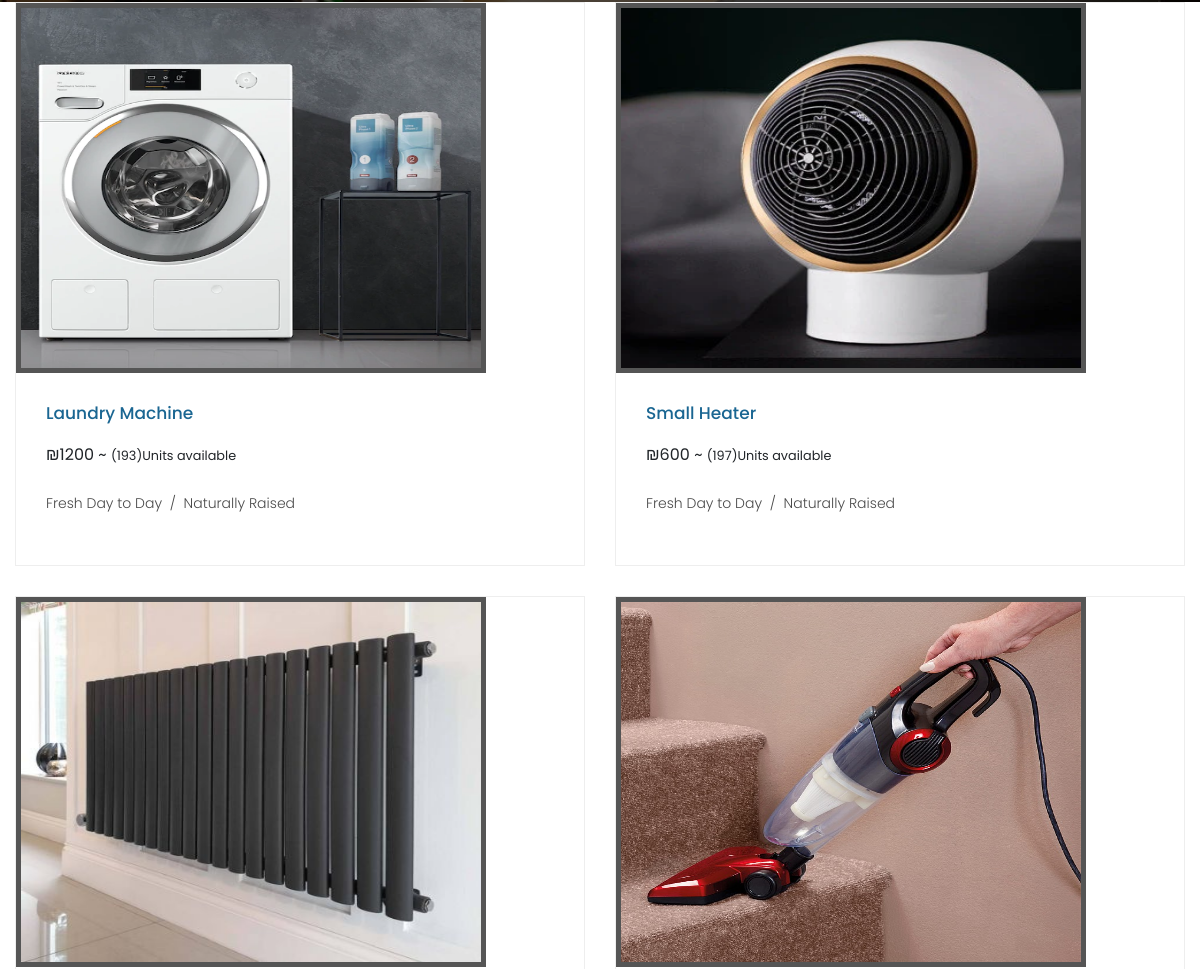
The app's page /HomeTools.php (middle part), older data.
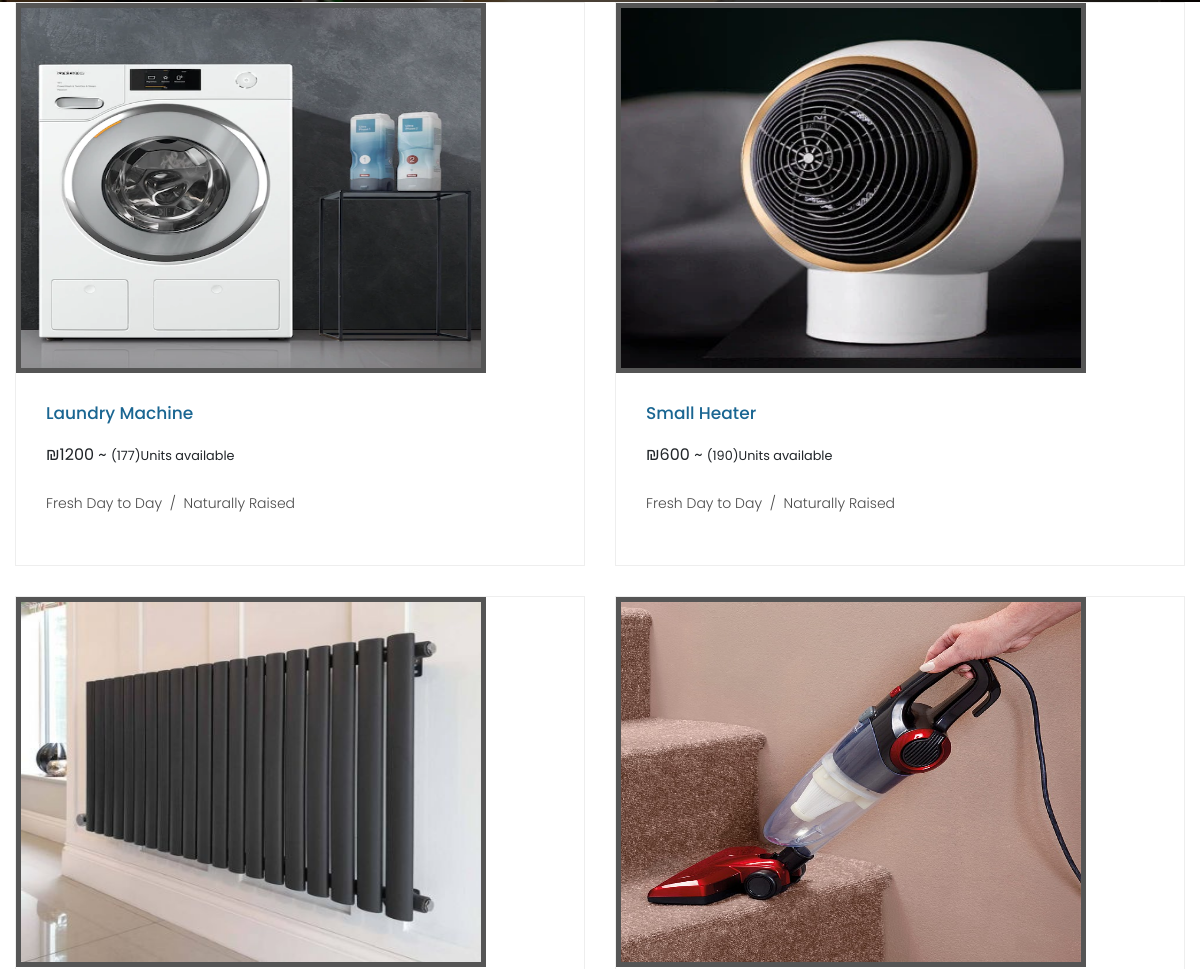
The same page, newer data.
### tables this page shows
CREATE TABLE `items` (
  `Barcode` int(11) NOT NULL,
  `Name` varchar(25) NOT NULL,
  `Price` int(11) NOT NULL,
  `Department` tinyint(1) NOT NULL,
  `img` varchar(35) NOT NULL,
  `quantity` int(11) NOT NULL,
  `supplierID` int(11) NOT NULL,
  `sellCount` int(11) NOT NULL DEFAULT 0
);

### HomeTools.php (the view, shortened to what this page needs)
<!DOCTYPE html>
<html lang="en">
   <head>
      <link href="vendor/bootstrap/css/bootstrap.min.css" rel="stylesheet">
      <link rel="stylesheet" href="assets/css/fontawesome.css">
      <link rel="stylesheet" href="assets/css/style.css">
      <link rel="stylesheet" href="assets/css/owl.css">
   </head>
   <body>
      <div class="col-md-12">
         <div class="row">
            <?php
               include 'db.php';
               $sql = "SELECT * FROM items WHERE Department = 2";
               $stmt= mysqli_stmt_init($conn);
               mysqli_stmt_prepare($stmt,$sql);
               mysqli_stmt_execute($stmt);
               $results=mysqli_stmt_get_result($stmt);
               if(isset($_SESSION['userType'])){
                  if($_SESSION['userType'] == 1){
               while ($row=mysqli_fetch_assoc($results))
               {
               $ID = $row['Barcode'];
               $name = $row['Name'];
               $price = $row['Price'];
               $img = $row['img'];
               $qnt = $row['quantity'];
               echo '
               <div class="col-md-6">
               <div class="product-item">
               <a href="#"><img src="'.$img.'" style="width:470px;height:370px;" alt=""></a>
               <div class="down-content">
               <a href="#"><h4>'.$name.'</h4></a>
               ₪'.$price.' ~ <small>('.$qnt.')Units available</small>
               <br><br>
               <a href="editItemForm.php?id='.$ID.'">
               <button class="btn btn-secondary" type="button" class="filled-button" class="editBtn">
               Edit</button>
               </a>
               <form action="updateItem.php" method="post">
               <input type="hidden" name="id" value="'.$ID.'">
               <fieldset>
               <button type="submit" name="itemDel" id="form-submit" class="btn btn-danger">Delete</button>
               </fieldset>
               </form>
               <p>Fresh Day to Day &nbsp;/&nbsp; Naturally Raised</p>
               </div>
               </div>
               </div>
               ';
               }
               }
               else{
               while ($row=mysqli_fetch_assoc($results))
               {
               $ID = $row['Barcode'];
               $name = $row['Name'];
               $price = $row['Price'];
               $img = $row['img'];
               $qnt = $row['quantity'];
               echo '
               <div class="col-md-6">
               <div class="product-item">
               <a href="#"><img src="'.$img.'" style="width:470px;height:370px;" alt=""></a>
               <div class="down-content">
               <a href="#"><h4>'.$name.'</h4></a>
               ₪'.$price.' ~ <small>('.$qnt.')Units available</small>
               <br><br>
               <form id="qnt'.$ID.'">
               <input type="text" placeholder="Enter Quantity in Kilo" name="qty" required>
               <button class="btn btn-danger" type="button" onclick= add('.$ID.') class="filled-button" class="add2cart">Add To Cart</button></h6>
               </form>
               <p>Fresh Day to Day &nbsp;/&nbsp; Naturally Raised</p>
               </div>
               </div>
               </div>
               ';
               }
               }
               }
               else{
               while ($row=mysqli_fetch_assoc($results))
               {
               $name = $row['Name'];
               $price = $row['Price'];
               $img = $row['img'];
               $qnt = $row['quantity'];
               echo '
               <div class="col-md-6">
               <div class="product-item">
               <a href="#"><img src="'.$img.'" style="width:470px;height:370px;" alt=""></a>
               <div class="down-content">
               <a href="#"><h4>'.$name.'</h4></a>
               ₪'.$price.' ~ <small>('.$qnt.')Units available</small>
               <br><br>
               <p>Fresh Day to Day &nbsp;/&nbsp; Naturally Raised</p>
               </div>
               </div>
               </div>
               ';
               }
               }
               ?>
         </div>
      </div>
   </body>
</html>

Row changes from the older to the newer data that the page shows:
changed items "Laundry Machine": quantity "193" → "177"
changed items "Small Heater": quantity "197" → "190"
